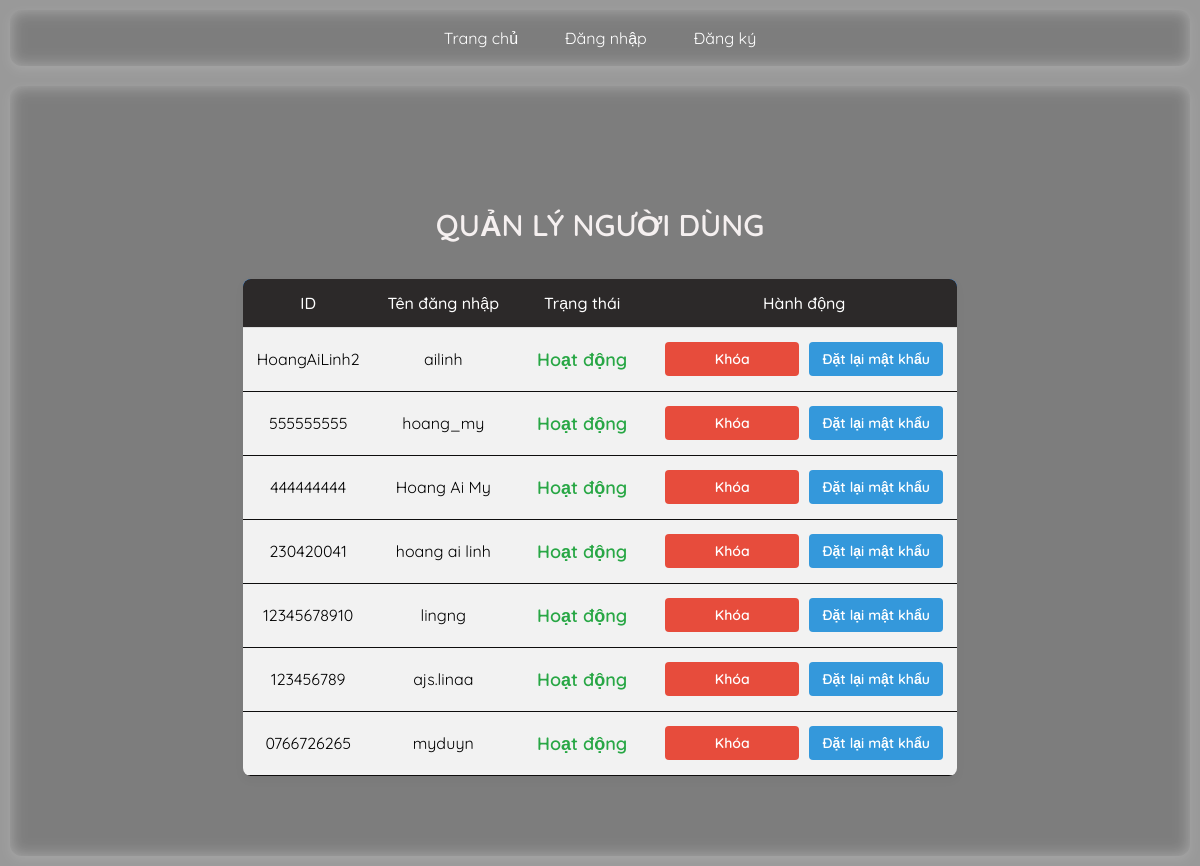
/admin (signed in), run on the app's committed database.
### tables this page shows
CREATE TABLE users (
            user_id TEXT PRIMARY KEY NOT NULL UNIQUE,
            username TEXT NOT NULL UNIQUE,
            password TEXT,
            role TEXT DEFAULT 'user',
            is_blocked INTEGER DEFAULT 0
        );

### app.py (the view)
@app.route('/admin')
def admin():
    if session.get('role') != 'admin':
        flash("Truy cập trái phép!", "danger")
        return redirect(url_for('home'))
    page_admin = request.args.get('page_admin', 1, type=int)
    per_page = 10  # 10 user mỗi trang
    offset_user = (page_admin - 1) * per_page
    with sqlite3.connect(DATABASE) as conn:
        c = conn.cursor()
        c.execute("SELECT COUNT(*) FROM posts WHERE username != ?", (session['username'],))
        total_user_posts = c.fetchone()[0]
        total_user_pages = (total_user_posts + per_page - 1) // per_page
        c.execute("SELECT * FROM users WHERE username != ? ORDER BY user_id DESC LIMIT ? OFFSET ?",
                  (session['username'], per_page, offset_user))
        users = c.fetchall()
    return render_template('admin.html', users=users,
                           page_admin=page_admin,
                           total_user_pages=total_user_pages,)

### templates/admin.html (shortened to what this page needs)
{% extends "base.html" %}
{% block content %}
<div class="admin-container">
    <h2 class="title">QUẢN LÝ NGƯỜI DÙNG</h2>
    <table class="user-table">
        <thead>
            <tr>
                <th>ID</th>
                <th>Tên đăng nhập</th>
                <th>Trạng thái</th>
                <th>Hành động</th>
            </tr>
        </thead>
        <tbody>
            {% for user in users %}
            <tr>
                <td>{{ user[0] }}</td>
                <td>{{ user[1] }}</td>
                <td>
                    <span class="status {{ 'blocked' if user[4] == 1 else 'active' }}">
                        {{ "Bị khóa" if user[4] == 1 else "Hoạt động" }}
                    </span>
                </td>
                <td>
                    <div class="action-buttons">
                        {% if user[4] == 1 %}
                            <a href="{{ url_for('unblock_user', username=user[1]) }}" class="button unblock">Mở khóa</a>
                        {% else %}
                            <a href="{{ url_for('block_user', username=user[1]) }}" class="button block">Khóa</a>
                        {% endif %}
                        <a href="{{ url_for('reset_password', username=user[1]) }}" class="button reset">Đặt lại mật khẩu</a>
                    </div>
                </td>
            </tr>
            {% endfor %}
        </tbody>
    </table>
</div>
{% endblock %}

### static/style.css (style rules this page uses)
body { font-family: 'Quicksand', sans-serif; margin: 0; padding: 0; background: url('https://i.pinimg.com/736x/f0/36/60/f03660c59e833d273f4557d920be3e40.jpg') center/cover no-repeat fixed; color: #fff; display: flex; flex-direction: column; min-height: 100vh; opacity: 0; animation: fadeIn 1s ease-in forwards; }
body::before { content: ""; position: fixed; top: 0; left: 0; width: 100%; height: 100%; background: rgba(0, 0, 0, 0.4); z-index: -1; }
.title { text-align: center; font-size: 26px; font-weight: bold; margin-bottom: 20px; color: white; background: #007BFF; padding: 10px; border-radius: 8px; }
.user-table { width: 80%; margin: 0 auto; border-collapse: collapse; background: rgba(255, 255, 255, 0.9); border-radius: 10px; overflow: hidden; box-shadow: 0 4px 10px rgba(0, 0, 0, 0.1); }
.user-table thead { background: #007BFF; color: white; }
.user-table th, .user-table td { padding: 12px; text-align: center; border-bottom: 1px solid #ddd; }
.user-table td:first-child, .user-table td:nth-child(2) { color: black; }
.status { font-weight: bold; padding: 8px; border-radius: 5px; }
.status.active { color: green; }
.button { padding: 8px 12px; border-radius: 6px; text-decoration: none; font-weight: bold; display: inline-block; transition: 0.3s; }
.button.block { background: #dc3545; color: white; }

### templates/admin.html (style rules this page uses)
body { font-family: 'Quicksand', sans-serif; color: #333; }
.admin-container { max-width: 1000px; margin: 40px auto; padding: 20px; }
.title { text-align: center; font-size: 30px; font-weight: 600; color: #f5f0f0; padding: 15px; background: none; }
.user-table { width: 100%; border-collapse: collapse; background: rgba(255, 255, 255, 0.9); border-radius: 8px; overflow: hidden; box-shadow: 0 4px 10px rgba(0, 0, 0, 0.05); }
.user-table th { background: #2c2929; font-weight: 500; padding: 14px; text-align: center; }
.user-table td { padding: 14px; text-align: center; border-bottom: 1px solid #0e0d0d; word-wrap: break-word; }
.status { font-weight: 600; font-size: 18px; padding: 6px 10px; border-radius: 5px; display: inline-block; }
.status.active { color: #28a745; }
.action-buttons { display: flex; justify-content: center; align-items: center; gap: 10px; flex-wrap: wrap; }
.button { min-width: 110px; padding: 8px 12px; font-size: 14px; border-radius: 4px; text-align: center; font-weight: 600; white-space: nowrap; }
.button.block { background: #e74c3c; color: white; }
.button.reset { background: #3498db; color: white; }

### data on the page
users: user_id "HoangAiLinh2", username "ailinh", is_blocked "Hoạt động"
users: user_id "555555555", username "hoang_my", is_blocked "Hoạt động"
users: user_id "444444444", username "Hoang Ai My", is_blocked "Hoạt động"
users: user_id "230420041", username "hoang ai linh", is_blocked "Hoạt động"
users: user_id "12345678910", username "lingng", is_blocked "Hoạt động"
users: user_id "123456789", username "ajs.linaa", is_blocked "Hoạt động"
users: user_id "0766726265", username "myduyn", is_blocked "Hoạt động"
